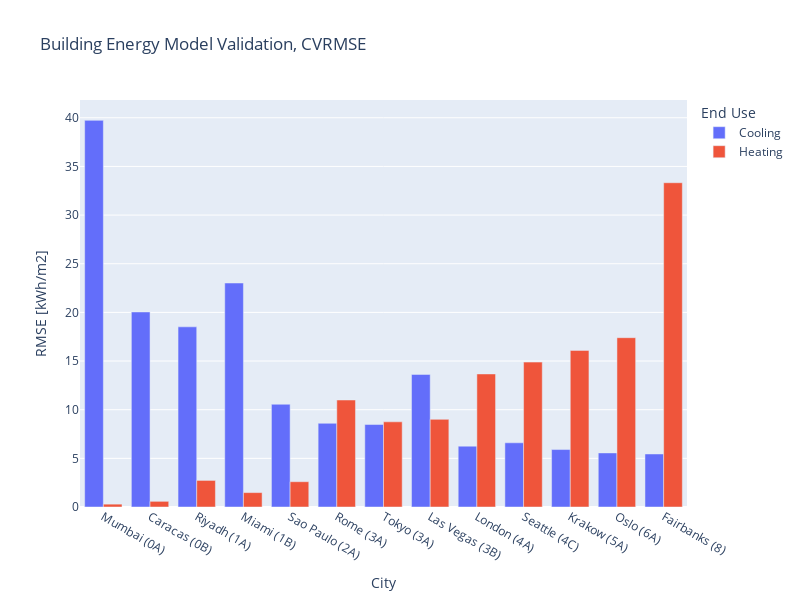

Write notebook code for a chart like this one.
### Code cell
annual_summary["Climate Zone"] = (
    city_df.set_index("name")
    .loc[annual_summary.index.get_level_values(0), "Climate Zone"]
    .values
)
annual_summary = annual_summary.sort_values("Climate Zone")
annual_summary_p = annual_summary.reset_index()
annual_summary_p["City"] = (
    annual_summary_p["City"] + " (" + annual_summary_p["Climate Zone"] + ")"
)
annual_summary_p = annual_summary_p.reset_index()
fig = px.bar(
    # annual_summary_p[annual_summary_p["CVRMSE"] < 100],
    annual_summary_p,
    title="Building Energy Model Validation, CVRMSE",
    x="City",
    y="RMSE [kWh/m2]",
    color="End Use",
    color_discrete_map={"Heating": "#EF553B", "Cooling": "#636EFA"},
    barmode="group",
    height=600,
    width=800,
)
# fig.write_image("figures/rmse_by_city.png", scale=2)
fig

### Figure 1 — Plotly figure (JSON) as saved in the notebook; plotly's stock layout.template omitted (floating-point values rounded to 4 significant figures)
{"data": [{"alignmentgroup": "True", "hovertemplate": "End Use=Cooling<br>City=%{x}<br>RMSE [kWh/m2]=%{y}<extra></extra>", "legendgroup": "Cooling", "marker": {"color": "#636EFA", "pattern": {"shape": ""}}, "name": "Cooling", "offsetgroup": "Cooling", "orientation": "v", "showlegend": true, "textposition": "auto", "type": "bar", "x": ["Mumbai (0A)", "Caracas (0B)", "Riyadh (1A)", "Miami (1B)", "Sao Paulo (2A)", "Rome (3A)", "Tokyo (3A)", "Las Vegas (3B)", "London (4A)", "Seattle (4C)", "Krakow (5A)", "Oslo (6A)", "Fairbanks (8)"], "xaxis": "x", "y": [39.74, 20.04, 18.52, 23.02, 10.56, 8.602, 8.476, 13.63, 6.254, 6.599, 5.904, 5.559, 5.45], "yaxis": "y"}, {"alignmentgroup": "True", "hovertemplate": "End Use=Heating<br>City=%{x}<br>RMSE [kWh/m2]=%{y}<extra></extra>", "legendgroup": "Heating", "marker": {"color": "#EF553B", "pattern": {"shape": ""}}, "name": "Heating", "offsetgroup": "Heating", "orientation": "v", "showlegend": true, "textposition": "auto", "type": "bar", "x": ["Mumbai (0A)", "Caracas (0B)", "Riyadh (1A)", "Miami (1B)", "Sao Paulo (2A)", "Rome (3A)", "Tokyo (3A)", "Las Vegas (3B)", "London (4A)", "Seattle (4C)", "Krakow (5A)", "Oslo (6A)", "Fairbanks (8)"], "xaxis": "x", "y": [0.293, 0.5817, 2.732, 1.48, 2.599, 11.0, 8.754, 9.008, 13.67, 14.89, 16.09, 17.4, 33.33], "yaxis": "y"}], "layout": {"barmode": "group", "height": 600, "legend": {"title": {"text": "End Use"}, "tracegroupgap": 0}, "title": {"text": "Building Energy Model Validation, CVRMSE"}, "width": 800, "xaxis": {"anchor": "y", "domain": [0, 1], "title": {"text": "City"}}, "yaxis": {"anchor": "x", "domain": [0, 1], "title": {"text": "RMSE [kWh/m2]"}}}}
